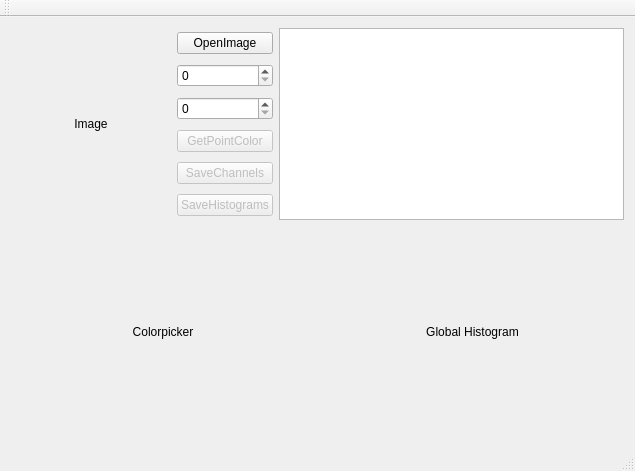
<?xml version="1.0" encoding="UTF-8"?>
<ui version="4.0">
 <class>MainWindow</class>
 <widget class="QMainWindow" name="MainWindow">
  <property name="geometry">
   <rect>
    <x>0</x>
    <y>0</y>
    <width>635</width>
    <height>471</height>
   </rect>
  </property>
  <property name="windowTitle">
   <string>MainWindow</string>
  </property>
  <widget class="QWidget" name="centralWidget">
   <layout class="QGridLayout" name="gridLayout">
    <item row="0" column="0" colspan="2">
     <layout class="QHBoxLayout" name="horizontalLayout">
      <item>
       <widget class="QLabel" name="label">
        <property name="sizePolicy">
         <sizepolicy hsizetype="Preferred" vsizetype="Preferred">
          <horstretch>0</horstretch>
          <verstretch>0</verstretch>
         </sizepolicy>
        </property>
        <property name="minimumSize">
         <size>
          <width>160</width>
          <height>160</height>
         </size>
        </property>
        <property name="sizeIncrement">
         <size>
          <width>32</width>
          <height>32</height>
         </size>
        </property>
        <property name="text">
         <string>Image</string>
        </property>
        <property name="alignment">
         <set>Qt::AlignCenter</set>
        </property>
       </widget>
      </item>
      <item>
       <layout class="QVBoxLayout" name="verticalLayout">
        <item>
         <widget class="QPushButton" name="pushButton">
          <property name="text">
           <string>OpenImage</string>
          </property>
         </widget>
        </item>
        <item>
         <widget class="QSpinBox" name="XCoord">
          <property name="toolTip">
           <string>Point X-coord</string>
          </property>
          <property name="toolTipDuration">
           <number>5</number>
          </property>
          <property name="statusTip">
           <string>Point X-coord</string>
          </property>
         </widget>
        </item>
        <item>
         <widget class="QSpinBox" name="YCoord">
          <property name="toolTip">
           <string>Point Y-coord</string>
          </property>
          <property name="toolTipDuration">
           <number>5</number>
          </property>
          <property name="statusTip">
           <string>Point Y-coord</string>
          </property>
         </widget>
        </item>
        <item>
         <widget class="QPushButton" name="pushButton_2">
          <property name="enabled">
           <bool>false</bool>
          </property>
          <property name="text">
           <string>GetPointColor</string>
          </property>
         </widget>
        </item>
        <item>
         <widget class="QPushButton" name="pushButton_3">
          <property name="enabled">
           <bool>false</bool>
          </property>
          <property name="text">
           <string>SaveChannels</string>
          </property>
         </widget>
        </item>
        <item>
         <widget class="QPushButton" name="pushButton_4">
          <property name="enabled">
           <bool>false</bool>
          </property>
          <property name="text">
           <string>SaveHistograms</string>
          </property>
         </widget>
        </item>
       </layout>
      </item>
      <item>
       <widget class="QTextBrowser" name="textBrowser">
        <property name="minimumSize">
         <size>
          <width>240</width>
          <height>160</height>
         </size>
        </property>
       </widget>
      </item>
     </layout>
    </item>
    <item row="1" column="0">
     <widget class="QLabel" name="label_3">
      <property name="sizePolicy">
       <sizepolicy hsizetype="Preferred" vsizetype="Preferred">
        <horstretch>1</horstretch>
        <verstretch>1</verstretch>
       </sizepolicy>
      </property>
      <property name="minimumSize">
       <size>
        <width>240</width>
        <height>160</height>
       </size>
      </property>
      <property name="text">
       <string>Colorpicker</string>
      </property>
      <property name="alignment">
       <set>Qt::AlignCenter</set>
      </property>
     </widget>
    </item>
    <item row="1" column="1">
     <widget class="QLabel" name="label_2">
      <property name="sizePolicy">
       <sizepolicy hsizetype="Preferred" vsizetype="Preferred">
        <horstretch>1</horstretch>
        <verstretch>1</verstretch>
       </sizepolicy>
      </property>
      <property name="minimumSize">
       <size>
        <width>240</width>
        <height>160</height>
       </size>
      </property>
      <property name="text">
       <string>Global Histogram</string>
      </property>
      <property name="alignment">
       <set>Qt::AlignCenter</set>
      </property>
     </widget>
    </item>
   </layout>
  </widget>
  <widget class="QMenuBar" name="menuBar">
   <property name="geometry">
    <rect>
     <x>0</x>
     <y>0</y>
     <width>635</width>
     <height>21</height>
    </rect>
   </property>
  </widget>
  <widget class="QToolBar" name="mainToolBar">
   <attribute name="toolBarArea">
    <enum>TopToolBarArea</enum>
   </attribute>
   <attribute name="toolBarBreak">
    <bool>false</bool>
   </attribute>
  </widget>
  <widget class="QStatusBar" name="statusBar"/>
 </widget>
 <layoutdefault spacing="6" margin="11"/>
 <resources/>
 <connections/>
</ui>
